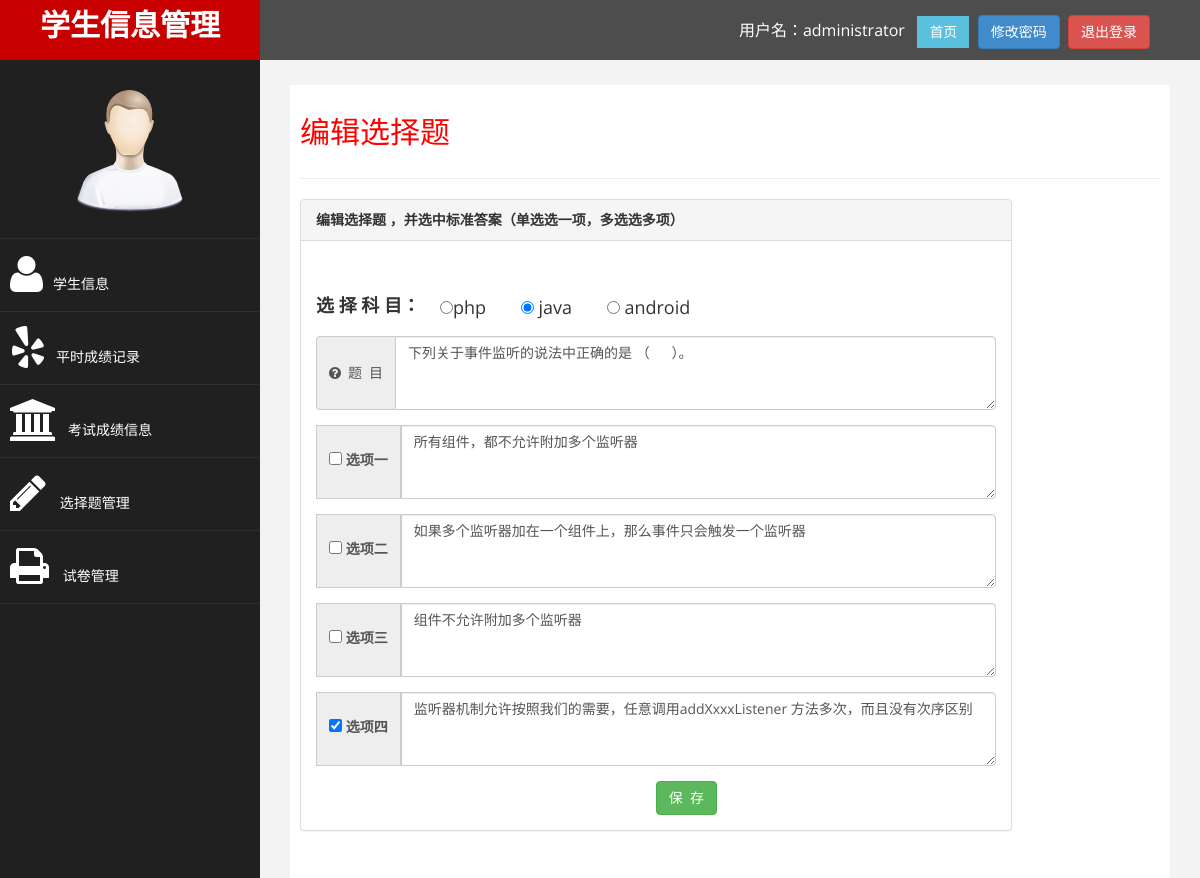
The app's page /admin/editQuestion.php?id=20 (signed in) with its own data.
### tables this page shows
CREATE TABLE IF NOT EXISTS `select_question` (
  `id` int(10) unsigned NOT NULL AUTO_INCREMENT COMMENT '主键',
  `subject` varchar(50) NOT NULL COMMENT '科目',
  `type` varchar(4) NOT NULL COMMENT '单多',
  `title` text NOT NULL COMMENT '题目',
  `memo` varchar(50) DEFAULT NULL COMMENT '备注',
  PRIMARY KEY (`id`)
);

CREATE TABLE IF NOT EXISTS `select_item` (
  `id` int(10) unsigned NOT NULL AUTO_INCREMENT COMMENT '主键',
  `select_question_id` int(10) unsigned NOT NULL COMMENT '选择题号',
  `isanswer` tinyint(1) NOT NULL COMMENT '是否答案',
  `content` varchar(1000) NOT NULL COMMENT '选项',
  `memo` varchar(32) DEFAULT NULL COMMENT '备注',
  PRIMARY KEY (`id`),
  KEY `INDEX_QUESTION_ID` (`select_question_id`)
);

### admin/editQuestion.php (the view, shortened to what this page needs)
<?php require_once 'base.php'?>
<?php
$id = $_REQUEST ['id'];
$query = "select * from select_question where id='$id' ";
$result = mysql_query ( $query );
$data = mysql_fetch_array ( $result );
$queryItem = "select * from select_item where select_question_id='$id' ";
$resultItem = mysql_query ( $queryItem );
while ( $row = mysql_fetch_array ( $resultItem ) ) {
	$items [] = $row;
}
?>
<div id="page-wrapper">
	<div id="page-inner">
		<div class="row">
			<div class="col-md-12">
				<h2>编辑选择题</h2>
			</div>
		</div>
		<hr />
		<div class="row">
			<div
				class="col-md-10 col-md-offset-0 col-sm-6 col-sm-offset-3 col-xs-10 col-xs-offset-1">
				<div class="panel panel-default">
					<div class="panel-heading">
						<strong>编辑选择题 ，并选中标准答案（单选选一项，多选选多项）</strong>
					</div>
					<div class="panel-body">
						<form role="form" action="editQuestiondo.php" method='post'>
							<br /> <input type="hidden" name='id' value="<?=$data['id']?>" />
							<div class="form-group">
								<h4>
									<label>选&nbsp;择&nbsp;科&nbsp;目：</label><label
										class="checkbox-inline"> <input type="radio" name='subject'
										value='php' <?=$data['subject']== 'php'?'checked':''?> />php
									</label> <label class="checkbox-inline"> <input type="radio"
										name='subject' value='java'
										<?=$data['subject']== 'java'?'checked':''?> /> java
									</label> <label class="checkbox-inline"> <input type="radio"
										name='subject' value='android'
										<?=$data['subject']== 'android'?'checked':''?> /> android
									</label>
								</h4>
							</div>
							<div class="form-group input-group">
								<span class="input-group-addon"><i
									class="fa fa-question-circle fa-1x"> &nbsp;题&nbsp;&nbsp;目</i></span>
								<textarea name='title' class="form-control" rows="3"
									placeholder="在此输入问题描述"><?=$data['title']?></textarea>
							</div>
							<div class="form-group input-group">
								<input type="hidden" name='id1' value="<?=$items[0]['id']?>" /> <span
									class="input-group-addon"><label><input type="checkbox"
										name='answer1' value='true'
										<?=$items[0]['isanswer']== '1'?'checked':''?> /> 选项一 </label></span>
								<textarea name='item1' class="form-control" rows="3"
									placeholder="在此输入选项 内容"><?=$items[0]['content']?></textarea>
							</div>
							<div class="form-group input-group">
								<input type="hidden" name='id2' value="<?=$items[1]['id']?>" /> <span
									class="input-group-addon"><label><input type="checkbox"
										name='answer2' value='true'
										<?=$items[1]['isanswer']== '1'?'checked':''?> /> 选项二</label></span>
								<textarea name='item2' class="form-control" rows="3"
									placeholder="在此输入选项 内容"><?=$items[1]['content']?></textarea>
							</div>
							<div class="form-group input-group">
								<input type="hidden" name='id3' value="<?=$items[2]['id']?>" /> <span
									class="input-group-addon"><label><input type="checkbox"
										name='answer3' value='true'
										<?=$items[2]['isanswer']== '1'?'checked':''?> /> 选项三</label></span>
								<textarea name='item3' class="form-control" rows="3"
									placeholder="在此输入选项 内容"><?=$items[2]['content']?></textarea>
							</div>
							<div class="form-group input-group">
								<input type="hidden" name='id4' value="<?=$items[3]['id']?>" /> <span
									class="input-group-addon"><label><input type="checkbox"
										name='answer4' value='true'
										<?=$items[3]['isanswer']== '1'?'checked':''?> /> 选项四</label></span>
								<textarea name='item4' class="form-control" rows="3"
									placeholder="在此输入选项 内容"><?=$items[3]['content']?></textarea>
							</div>
							<input type='submit' class="btn btn-success col-md-offset-6"
								value='保&nbsp;&nbsp;存' />
						</form>
					</div>
				</div>
			</div>
		</div>
	</div>
</div>
</body>
</html>

### assets/css/custom.css (style rules this page uses)
body { font-family: 'Open Sans', sans-serif; }
#page-wrapper { padding: 15px 15px; min-height: 600px; background:#F3F3F3; }
#page-inner { width:100%; margin:10px 20px 10px 0px; background-color:#fff!important; padding:10px; min-height:1200px; }
h2 { color: #f00; }
h4 { padding-top:10px; }
@media (min-width:768px) { #page-wrapper { margin: 0 0 0 260px; padding: 15px 30px; min-height: 1200px; } }

### records on screen
select_question: subject "☐ php", subject "☑ java", subject "☐ android", title "下列关于事件监听的说法中正确的是 （ ）。"
select_item: item1 "所有组件，都不允许附加多个监听器"
select_item: item2 "如果多个监听器加在一个组件上，那么事件只会触发一个监听器"
select_item: item3 "组件不允许附加多个监听器"
select_item: isanswer "☑", item4 "监听器机制允许按照我们的需要，任意调用addXxxxListener 方法多次，而且没有次序区别"

### other values on screen
$userName "administrator"
